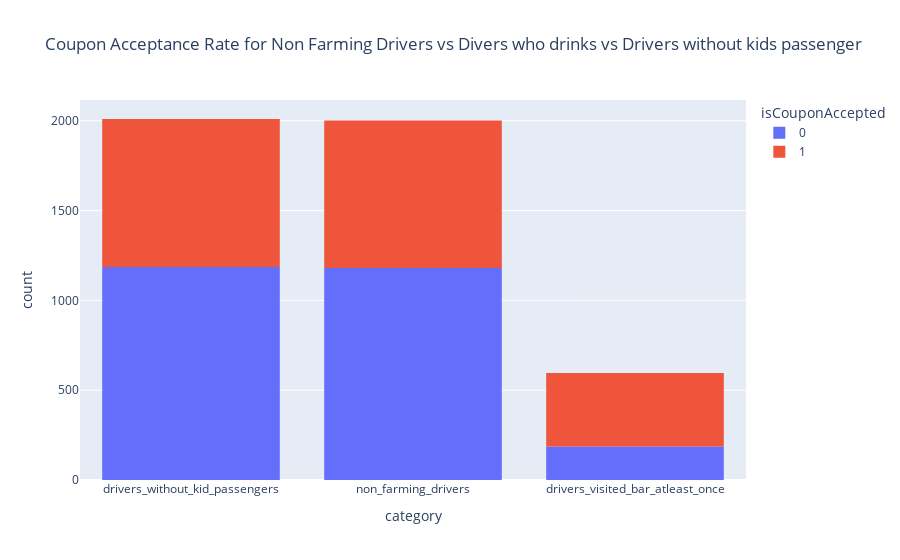

Notebook code for this chart:
### Code cell
import plotly.express as px
# Using plotly for comparing multiple DataFrames 
px.histogram(bar_drivers_union_df, x="category", color="isCouponAccepted", title="Coupon Acceptance Rate for Non Farming Drivers vs Divers who drinks vs Drivers without kids passenger")

### Figure 1 — Plotly figure (JSON) as saved in the notebook; plotly's stock layout.template omitted (floating-point values rounded to 4 significant figures; data arrays with more than 128 entries replaced by an {"elided": "..."} marker saying what was removed)
{"data": [{"alignmentgroup": "True", "bingroup": "x", "hovertemplate": "isCouponAccepted=0<br>category=%{x}<br>count=%{y}<extra></extra>", "legendgroup": "0", "marker": {"color": "#636efa", "pattern": {"shape": ""}}, "name": "0", "offsetgroup": "0", "orientation": "v", "showlegend": true, "type": "histogram", "x": {"elided": "2553 str values"}, "xaxis": "x", "yaxis": "y"}, {"alignmentgroup": "True", "bingroup": "x", "hovertemplate": "isCouponAccepted=1<br>category=%{x}<br>count=%{y}<extra></extra>", "legendgroup": "1", "marker": {"color": "#EF553B", "pattern": {"shape": ""}}, "name": "1", "offsetgroup": "1", "orientation": "v", "showlegend": true, "type": "histogram", "x": {"elided": "2054 str values"}, "xaxis": "x", "yaxis": "y"}], "layout": {"autosize": true, "barmode": "relative", "legend": {"title": {"text": "isCouponAccepted"}, "tracegroupgap": 0}, "title": {"text": "Coupon Acceptance Rate for Non Farming Drivers vs Divers who drinks vs Drivers without kids passenger"}, "xaxis": {"anchor": "y", "autorange": true, "domain": [0, 1], "range": [-0.5, 2.5], "title": {"text": "category"}, "type": "category"}, "yaxis": {"anchor": "x", "autorange": true, "domain": [0, 1], "range": [0, 2116.0], "title": {"text": "count"}}}}
